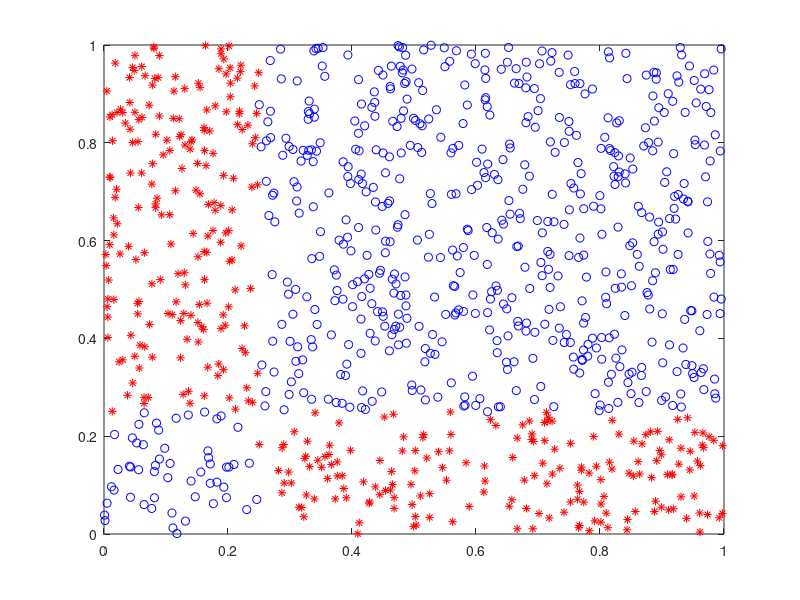

Reproduce this figure in MATLAB.
function Ts = TrainingSetGeneration()

close all;
Ts = zeros(1000,3);

for i=1:1000
    Ts(i,1) = rand;
    Ts(i,2) = rand;
end

for i=1:1000
   if(Ts(i,1)<=0.25)
       if(Ts(i,2)<=0.25)
           Ts(i,3) = 0.15;
       else
           Ts(i,3)=0.85;
       end
   else
       if(Ts(i,2)<=0.25)
           Ts(i,3) = 0.85;
       else
           Ts(i,3)=0.15;
       end
   end
end
plot(0,0)
hold
for i=1:1000
    if(Ts(i,3)>0.5)
        plot(Ts(i,1), Ts(i,2), 'r*');
    else
        plot(Ts(i,1), Ts(i,2), 'bo');
    end
end

%lgd = legend('LOW', 'HIGH');

end